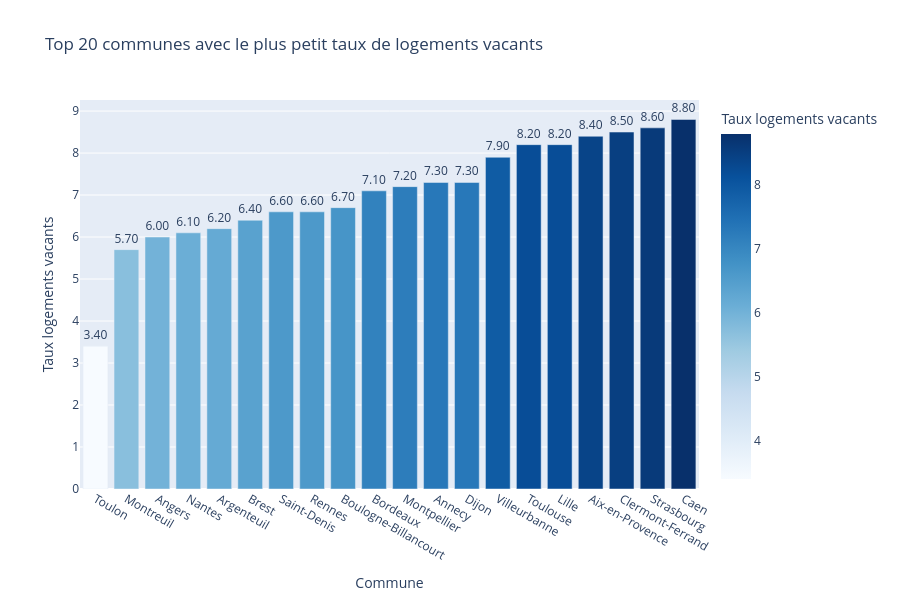

Write notebook code for a chart like this one.
### Markdown cell above
### Besoin n°4: Évaluer le **taux de vacance locative** en France pour anticiper les périodes creuses (notamment l'été où les étudiants quittent les logements)  ###

### Code cell
from src.lucien_analyse_logements_vacants import analyse_logements_vacants

if __name__ == "__main__":
    analyse_logements_vacants()

### Figure 1 — Plotly figure (JSON) as saved in the notebook; plotly's stock layout.template omitted (floating-point values rounded to 4 significant figures)
{"data": [{"customdata": [[180500.0, 83000.0, 2022.0], [111500.0, 93100.0, 2022.0], [157200.0, 49000.0, 2022.0], [323200.0, 44200.0, 2022.0], [107200.0, 95100.0, 2022.0], [139600.0, 29200.0, 2022.0], [113900.0, 93210.0, 2022.0], [225100.0, 35700.0, 2022.0], [119800.0, 92100.0, 2022.0], [261800.0, 33300.0, 2022.0], [302500.0, 34080.0, 2022.0], [131700.0, 74000.0, 2022.0], [159300.0, 21000.0, 2022.0], [156900.0, 69100.0, 2022.0], [504100.0, 31100.0, 2022.0], [236700.0, 59260.0, 2022.0], [147500.0, 13100.0, 2022.0], [147300.0, 63100.0, 2022.0], [291300.0, 67000.0, 2022.0], [108200.0, 14000.0, 2022.0]], "hovertemplate": "Commune=%{x}<br>Taux logements vacants=%{marker.color}<br>p21_pop=%{customdata[0]}<br>code_postal=%{customdata[1]}<br>annee=%{customdata[2]}<extra></extra>", "legendgroup": "", "marker": {"color": [3.4, 5.7, 6.0, 6.1, 6.2, 6.4, 6.6, 6.6, 6.7, 7.1, 7.2, 7.3, 7.3, 7.9, 8.2, 8.2, 8.4, 8.5, 8.6, 8.8], "coloraxis": "coloraxis", "pattern": {"shape": ""}}, "name": "", "orientation": "v", "showlegend": false, "text": [3.4, 5.7, 6.0, 6.1, 6.2, 6.4, 6.6, 6.6, 6.7, 7.1, 7.2, 7.3, 7.3, 7.9, 8.2, 8.2, 8.4, 8.5, 8.6, 8.8], "textposition": "outside", "texttemplate": "%{text:.2f}", "type": "bar", "x": ["Toulon", "Montreuil", "Angers", "Nantes", "Argenteuil", "Brest", "Saint-Denis", "Rennes", "Boulogne-Billancourt", "Bordeaux", "Montpellier", "Annecy", "Dijon", "Villeurbanne", "Toulouse", "Lille", "Aix-en-Provence", "Clermont-Ferrand", "Strasbourg", "Caen"], "xaxis": "x", "y": [3.4, 5.7, 6.0, 6.1, 6.2, 6.4, 6.6, 6.6, 6.7, 7.1, 7.2, 7.3, 7.3, 7.9, 8.2, 8.2, 8.4, 8.5, 8.6, 8.8], "yaxis": "y"}], "layout": {"barmode": "relative", "coloraxis": {"colorbar": {"title": {"text": "Taux logements vacants"}}, "colorscale": [[0, "rgb(247,251,255)"], [0.125, "rgb(222,235,247)"], [0.25, "rgb(198,219,239)"], [0.375, "rgb(158,202,225)"], [0.5, "rgb(107,174,214)"], [0.625, "rgb(66,146,198)"], [0.75, "rgb(33,113,181)"], [0.875, "rgb(8,81,156)"], [1, "rgb(8,48,107)"]]}, "height": 600, "legend": {"tracegroupgap": 0}, "title": {"text": "Top 20 communes avec le plus petit taux de logements vacants"}, "xaxis": {"anchor": "y", "domain": [0, 1], "title": {"text": "Commune"}}, "yaxis": {"anchor": "x", "domain": [0, 1], "title": {"text": "Taux logements vacants"}}}}
